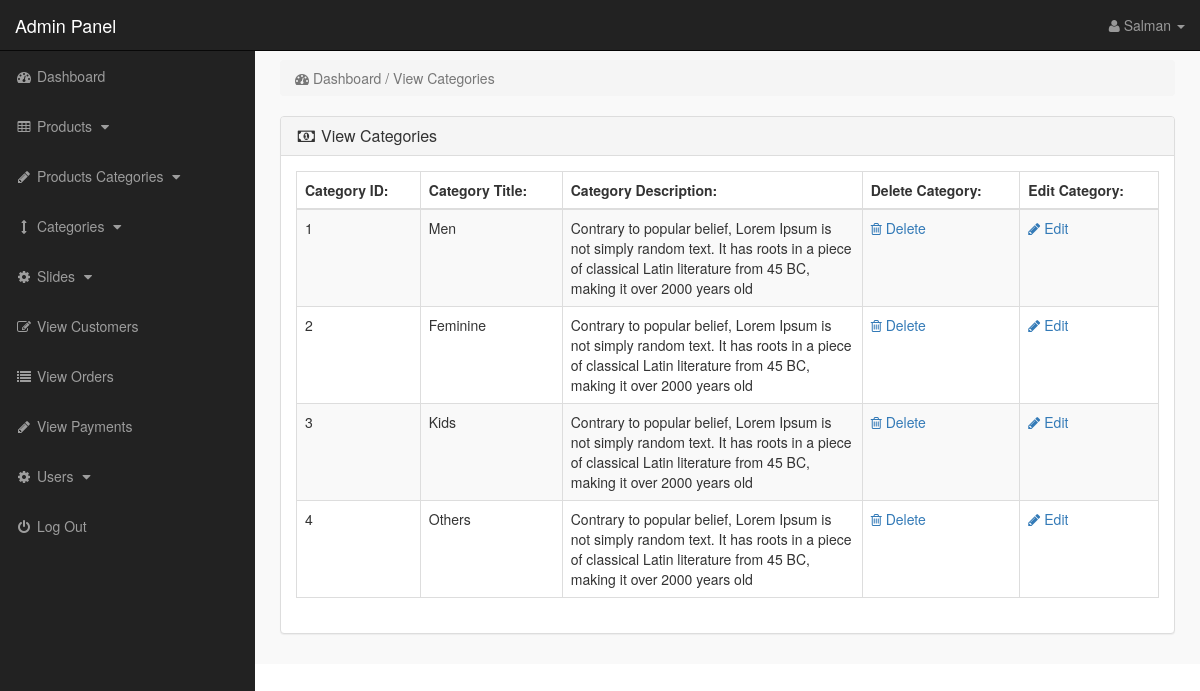
/admin_area/index.php?view_cats (signed in), run on the app's committed database.
### tables this page shows
CREATE TABLE `categories` (
  `cat_id` int(10) NOT NULL,
  `cat_title` text NOT NULL,
  `cat_desc` text NOT NULL
);

### admin_area/view_cats.php (the view)
<?php
if(!isset($_SESSION['admin_email'])){
echo "<script>window.open('login.php','_self')</script>";
}
else {
?>
<div class="row" >
<div class="col-lg-12" >
<ol class="breadcrumb" >
<li class="active" >
<i class="fa fa-dashboard" ></i> Dashboard / View Categories
</li>
</ol>
</div>
</div>
<div class="row" >
<div class="col-lg-12" >
<div class="panel panel-default" >
<div class="panel-heading" >
<h3 class="panel-title" >
<i class="fa fa-money fa-fw"></i> View Categories
</h3>
</div>
<div class="panel-body" >
<div class="table-responsive" >
<table class="table table-bordered table-hover table-striped" >
<thead>
<tr>
<th>Category ID:</th>
<th>Category Title:</th>
<th>Category Description:</th>
<th>Delete Category:</th>
<th>Edit Category:</th>
</tr>
</thead>
<tbody>
<?php
$i=0;
$get_cats = "select * from categories";
$run_cats = mysqli_query($con,$get_cats);
while($row_cats = mysqli_fetch_array($run_cats)){
$cat_id = $row_cats['cat_id'];
$cat_title = $row_cats['cat_title'];
$cat_desc = $row_cats['cat_desc'];
$i++;
?>
<tr>
<td><?php echo $i; ?></td>
<td><?php echo $cat_title; ?></td>
<td width="300" ><?php echo $cat_desc; ?></td>
<td>
<a href="index.php?delete_cat=<?php echo $cat_id; ?>" >
<i class="fa fa-trash-o" ></i> Delete
</a>
</td>
<td>
<a href="index.php?edit_cat=<?php echo $cat_id; ?>" >
<i class="fa fa-pencil" ></i> Edit
</a>
</td>
</tr>
<?php } ?>
</tbody>
</table>
</div>
</div>
</div>
</div>
</div>
<?php } ?>

### admin_area/includes/sidebar.php (shortened to what this page needs)
<?php
if(!isset($_SESSION['admin_email'])){
echo "<script>window.open('login.php','_self')</script>";
}
else {
?>
<nav class="navbar navbar-inverse navbar-fixed-top" >
<div class="navbar-header" >
<a class="navbar-brand" href="index.php?dashboard" >Admin Panel</a>
</div>
<ul class="nav navbar-right top-nav" >
<li class="dropdown" >
<a href="#" class="dropdown-toggle" data-toggle="dropdown" >
<i class="fa fa-user" ></i>
<?php echo $admin_name; ?> <b class="caret" ></b>
</a>
</li>
</ul>
<div class="collapse navbar-collapse navbar-ex1-collapse">
<ul class="nav navbar-nav side-nav">
<li>
<a href="index.php?dashboard">
<i class="fa fa-fw fa-dashboard"></i> Dashboard
</a>
</li>
<li>
<a href="#" data-toggle="collapse" data-target="#products">
<i class="fa fa-fw fa-table"></i> Products
<i class="fa fa-fw fa-caret-down"></i>
</a>
</li>
<li>
<a href="#" data-toggle="collapse" data-target="#p_cat">
<i class="fa fa-fw fa-pencil"></i> Products Categories
<i class="fa fa-fw fa-caret-down"></i>
</a>
</li>
<li>
<a href="#" data-toggle="collapse" data-target="#cat">
<i class="fa fa-fw fa-arrows-v"></i> Categories
<i class="fa fa-fw fa-caret-down"></i>
</a>
</li>
<li>
<a href="#" data-toggle="collapse" data-target="#slides">
<i class="fa fa-fw fa-gear"></i> Slides
<i class="fa fa-fw fa-caret-down"></i>
</a>
</li>
<li>
<a href="index.php?view_customers">
<i class="fa fa-fw fa-edit"></i> View Customers
</a>
</li>
<li>
<a href="index.php?view_orders">
<i class="fa fa-fw fa-list"></i> View Orders
</a>
</li>
<li>
<a href="index.php?view_payments">
<i class="fa fa-fw fa-pencil"></i> View Payments
</a>
</li>
<li>
<a href="#" data-toggle="collapse" data-target="#users">
<i class="fa fa-fw fa-gear"></i> Users
<i class="fa fa-fw fa-caret-down"></i>
</a>
</li>
<li>
<a href="logout.php">
<i class="fa fa-fw fa-power-off"></i> Log Out
</a>
</li>
</ul>
</div>
</nav>
<?php } ?>

### admin_area/css/style.css (style rules this page uses)
body { margin-top:100px; }
@media (min-width: 768px) { body { margin-top:50px; } }
.top-nav { padding:0 15px; }
.top-nav>li { display:inline-block; float:left; }
.top-nav>li>a { padding-top:15px; padding-bottom:15px; line-height:20px; color:#999; }
@media (min-width: 768px) { .side-nav { position:fixed; top:51px; width:255px; border-radius:0; overflow-y:auto; background-color: #222; bottom:0; overflow-x:hidden; padding-bottom:40px; } }
@media (min-width: 768px) { .side-nav>li>a { width:255px; } }
.panel-body { border-radius:5px; }

### data on the page
categories: cat_title "Men", cat_desc "Contrary to popular belief, Lorem Ipsum is not simply random text. It has roots in a piece of classical Latin literature from 45 BC, making it over 2000 years old"
categories: cat_title "Feminine", cat_desc "Contrary to popular belief, Lorem Ipsum is not simply random text. It has roots in a piece of classical Latin literature from 45 BC, making it over 2000 years old"
categories: cat_title "Kids", cat_desc "Contrary to popular belief, Lorem Ipsum is not simply random text. It has roots in a piece of classical Latin literature from 45 BC, making it over 2000 years old"
categories: cat_title "Others", cat_desc "Contrary to popular belief, Lorem Ipsum is not simply random text. It has roots in a piece of classical Latin literature from 45 BC, making it over 2000 years old"

### other printed values
$admin_name "Salman"
